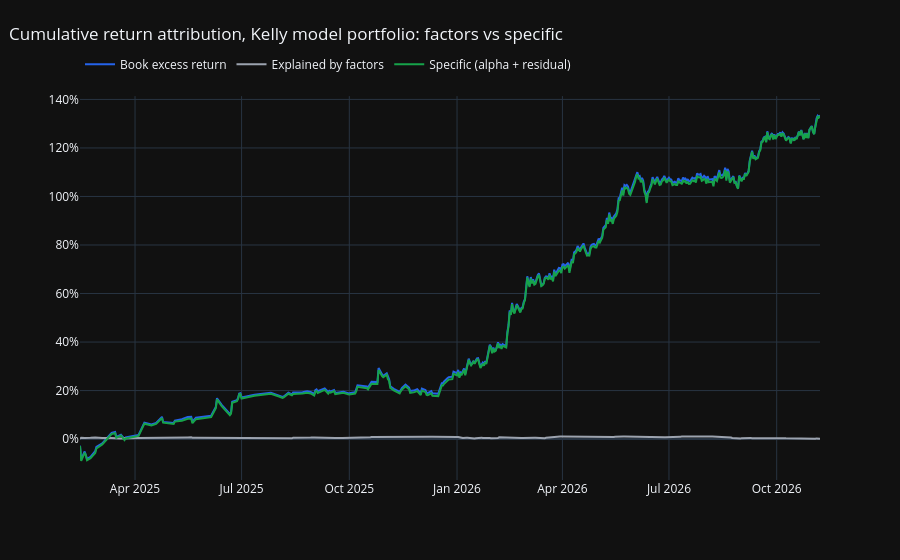

Notebook source saved alongside this figure:
### Markdown cell above
## Style-factor model and return attribution

The industry-standard multi-factor regression: the book's daily excess return = alpha + Σ beta × factor + residual. Equity styles from the Ken French data library (market, size, value, quality, investment, 12-1 month momentum, 1-month reversal, developed-ex-US domicile, tech sector) plus a dividend factor (SCHD − SPY), and the crypto block (BTC, alt market, BTC momentum, funding). Alpha is the intercept; specific return (alpha + residual) is the return attributable to selection. The attribution table and chart split the book's return into factor contributions and specific return. French data updates monthly, so the latest weeks join after its next release. Run after `fit_factor_model()`.

### Code cell
analysis.fit_style_model()

### Figure 1 — Plotly figure (JSON) as saved in the notebook; plotly's stock layout.template omitted (floating-point values rounded to 4 significant figures; data arrays with more than 128 entries replaced by an {"elided": "..."} marker saying what was removed)
{"data": [{"line": {"color": "#2563eb", "width": 2}, "name": "Book excess return", "type": "scatter", "x": {"elided": "417 str values"}, "y": {"elided": "417 float values"}}, {"line": {"color": "#9ca3af", "width": 2}, "name": "Explained by factors", "type": "scatter", "x": {"elided": "417 str values"}, "y": {"elided": "417 float values"}}, {"line": {"color": "#16a34a", "width": 2}, "name": "Specific (alpha + residual)", "type": "scatter", "x": {"elided": "417 str values"}, "y": {"elided": "417 float values"}}], "layout": {"hovermode": "x unified", "legend": {"orientation": "h", "x": 0, "xanchor": "left", "y": 0.9111, "yanchor": "top", "yref": "container"}, "margin": {"t": 78}, "title": {"text": "Cumulative return attribution, Kelly model portfolio: factors vs specific", "x": 0.01, "xanchor": "left", "y": 0.9289, "yanchor": "bottom", "yref": "container"}, "yaxis": {"tickformat": ".0%"}}}
